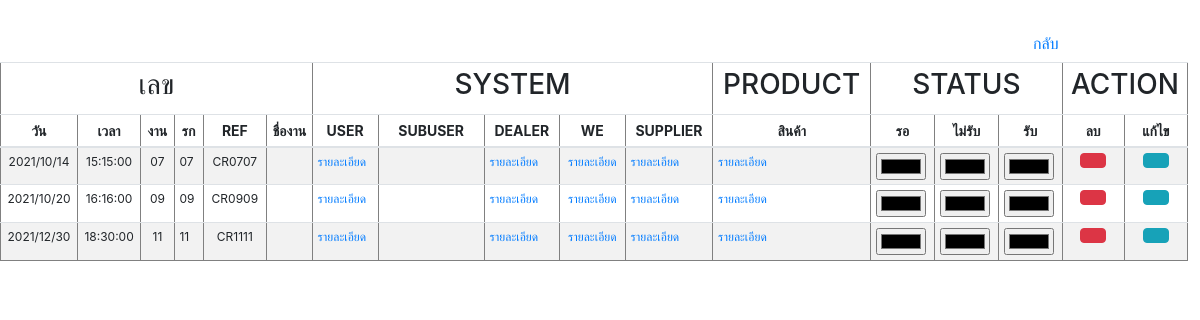
Before: /customer/customer_show.php with the older database file.
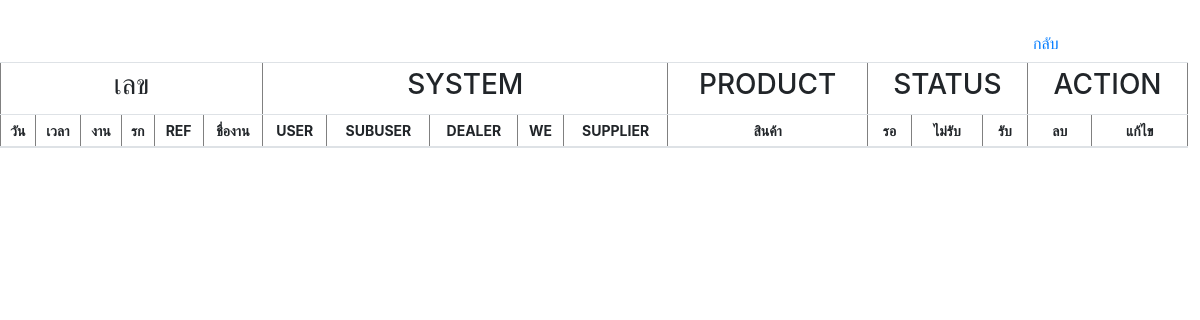
After: the same page with the newer database file.
### tables this page shows
CREATE TABLE `customer` (
  `REF_NO` varchar(255) NOT NULL,
  `CUSTOMER_ID` int(10) NOT NULL,
  `CREATE_DATE` varchar(255) NOT NULL,
  `TIME` varchar(255) NOT NULL,
  `AMOUNT` float NOT NULL,
  `PROJECT` varchar(255) NOT NULL,
  `USER` varchar(255) NOT NULL,
  `UNIT` varchar(255) NOT NULL,
  `DEALER` varchar(255) NOT NULL,
  `WE` varchar(255) NOT NULL,
  `SUPPLIER` varchar(255) NOT NULL,
  `CATEGORY` varchar(255) NOT NULL,
  `BRANDNAME` varchar(255) NOT NULL,
  `SERIES` varchar(255) NOT NULL,
  `LOGO` varchar(255) DEFAULT NULL
);

### customer/customer_show.php (the view, shortened to what this page needs)
<?php
$conn=new Databases;
$conn = $conn->__construct();
$query = "SELECT * FROM customer";
$result = mysqli_query($conn, $query);
$idx=00;
?>
<!DOCTYPE html PUBLIC "-//W3C//DTD XHTML 1.0 Transitional//EN" "http://www.w3.org/TR/xhtml1/DTD/xhtml1-transitional.dtd">
<html xmlns="http://www.w3.org/1999/xhtml">
<head>
<link rel="stylesheet" href="https://cdn.jsdelivr.net/npm/bootstrap@4.6.0/dist/css/bootstrap.min.css">
    <link href="https://unpkg.com/gijgo@1.9.13/css/gijgo.min.css" rel="stylesheet" type="text/css" />
</head>
<body>
<br>
<a style="margin-left:85%" class="btn btn-link" href="customer.php">กลับ</a>
<table border='1' style="width:99%;" class="table table-striped table-sm">
  <thead style="font-size:14px;">
    <tr align="center">
        <td colspan="6"><h3>เลข</h3></td>
        <td colspan="5"><h3>SYSTEM</h3></td>
        <td><h3>PRODUCT</h3></td>
        <td colspan="3"><h3>STATUS</h3></td>
        <td colspan="2"><h3>ACTION</h3></td>
    </tr>
    <tr align="center">
        <th>วัน</th>
        <th>เวลา</th>
        <th>งาน</th>
        <th>รก</th>
        <th>REF</th>
        <th>ชื่องาน</th>
        	<th>USER</th>
            <th>SUBUSER</th>
            <th>DEALER</th>
            <th>WE</th>
            <th>SUPPLIER</th>
        <th>สินค้า</th>
      	   <th>รอ</th>
           <th>ไม่รับ</th>
           <th>รับ</th>
     			<th>ลบ</th>
            	<th>แก้ไข</th>
     </tr>
  </thead>
  <tbody style="font-size:12px;">
      <?php
		while($row = mysqli_fetch_array($result))
		{$idx=$idx+1;
		?>
		<tr id=<?php echo $row["CUSTOMER_ID"];?>>
        <td width="1%" align="center"><nobr><?php echo $row['CREATE_DATE'];?></nobr></td>
        <td width="1%" align="center"><nobr><?php echo $row['TIME'];?></nobr></td>
    	<td width="1%" align="center"><nobr><?php echo sprintf("%02d",$row['CUSTOMER_ID']); ?></a></nobr></td>
    	<td width="1%" align="left"><nobr><?php echo sprintf("%02d",$row['CUSTOMER_ID']); ?></nobr></td>
    	<td width="2%" align="center"><nobr><?php echo "CR".$row['REF_NO'].sprintf("%02d",$row['CUSTOMER_ID']).sprintf("%02d",$row['CUSTOMER_ID']);?></a></nobr></td>
        <td width="3%" align="center"><nobr><?php echo $row['PROJECT']; ?></a></nobr></td>
    	<td width="2%" align="left"><a href="customer_show_user.php?ID=<?=$row['CUSTOMER_ID'];?>"><nobr>รายละเอียด</nobr></a></td>
        <td width="7%" align="left"><nobr><?php echo $row['UNIT']; ?></nobr></td>
        <td width="3%" align="left"><a href="customer_show_dealer.php?ID=<?=$row['CUSTOMER_ID'];?>"><nobr>รายละเอียด</nobr></a></td>
        <td width="2%" align="center"><a href="customer_show_we.php?ID=<?=$row['CUSTOMER_ID'];?>"><nobr>รายละเอียด</nobr></a></td>
        <td width="3%" align="left"><a href="customer_show_supplier.php?ID=<?=$row['CUSTOMER_ID'];?>"><nobr>รายละเอียด</nobr></a></td>
        <td width="3%" align="left"><a href="customer_show_product.php?ID=<?=$row['CUSTOMER_ID'];?>"><nobr>รายละเอียด</nobr></a></td>
        <td width="1%" style="cursor: pointer;" id="U2D"><input type="color" id="WAITS">
        </td>
        <td width="1%" style="cursor: pointer;" id="D2W"><input type="color" id="CANCELS"></td>
        <td width="1%" style="cursor: pointer;" id="W2S"><input type="color" id="ACCEPTS"></td>
        <td width="1%" align="center"><button class="btn btn-danger dels" id="dels" name="dels" onclick="dels(<?php echo $row["CUSTOMER_ID"];?>)" ></button></td>
        <td width="1%" align="center" ><button class="btn btn-info edits" id="edits" name="edits" data-toggle="modal" data-target="#myModal-2" onclick="edits(<?php echo $row["CUSTOMER_ID"];?>)" ></button></td>
		</tr>
        <?php
		}
?>
   </tbody>
</table>
</body>
</body>
</html>

### customer/customer_show.php (style rules this page uses)
.dels { height: 15px; width:15px; }
.edits { height: 15px; width:15px; }

Changed rows visible on the page:
removed customer: CREATE_DATE "2021/10/14", TIME "15:15:00", CUSTOMER_ID "07"
removed customer: CREATE_DATE "2021/10/20", TIME "16:16:00", CUSTOMER_ID "09"
removed customer: CREATE_DATE "2021/12/30", TIME "18:30:00", CUSTOMER_ID "11"
